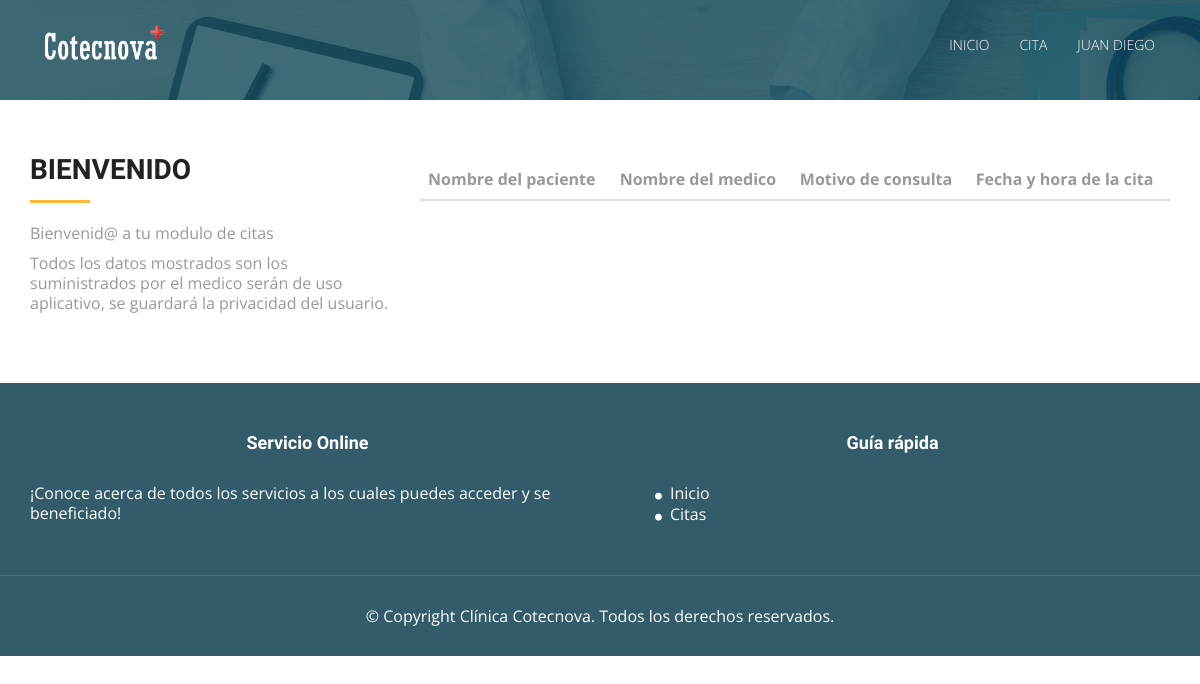
/ver_cita.php (signed in), run on an earlier commit of the app's database.
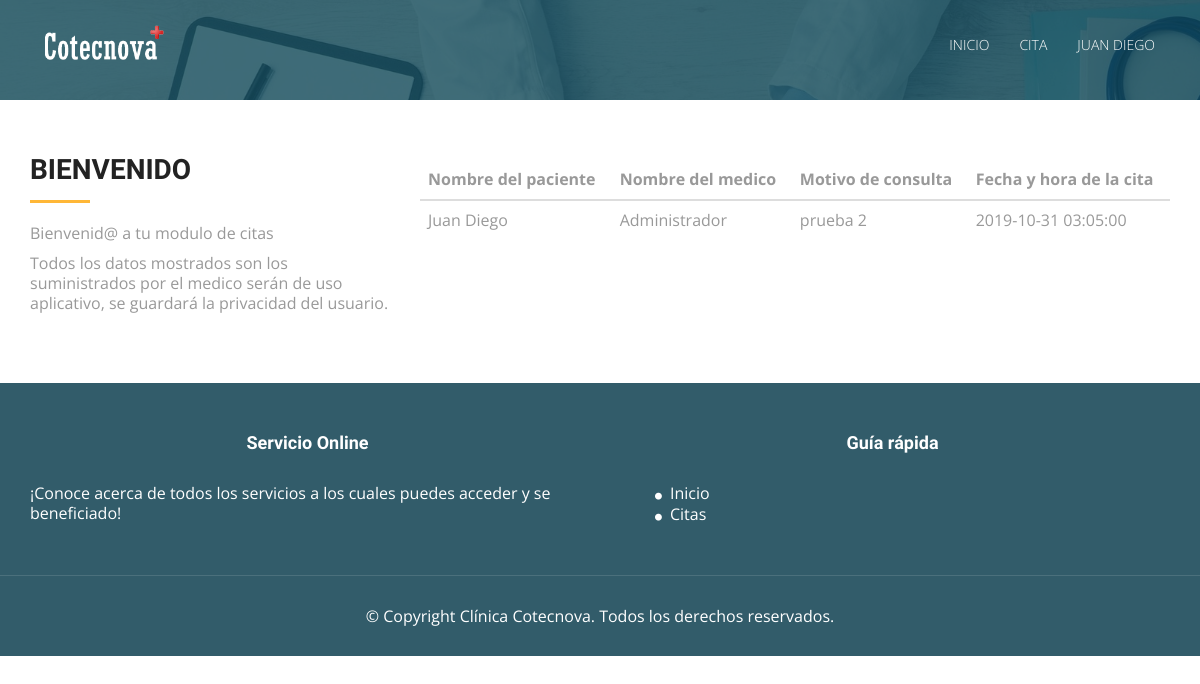
And on a later commit of the database.
### tables this page shows
CREATE TABLE `citas` (
  `id_cita` int(11) NOT NULL COMMENT 'clave primaria de la tabla cita',
  `fecha_hora` datetime NOT NULL COMMENT 'fecha de la cita (año-mes-dia)',
  `motivo_consulta` varchar(500) NOT NULL COMMENT 'motivo por el cual se pide la cita',
  `usuario_id` int(11) NOT NULL,
  `medico_id` int(11) NOT NULL,
  `estado` int(11) NOT NULL
);

CREATE TABLE `usuarios` (
  `id_usuario` int(11) NOT NULL COMMENT 'Clave primaria de la tabla usuario',
  `numero_documento` varchar(30) NOT NULL COMMENT 'Numero de identificacion del documento de la persona',
  `nombre_completo` varchar(100) NOT NULL COMMENT 'nombre completo de la persona',
  `apellidos` varchar(100) NOT NULL COMMENT 'apellidos de la persona',
  `contrasena` varchar(150) NOT NULL COMMENT 'contraseña encriptadda por md5',
  `tipo_documento_id` int(11) NOT NULL,
  `estado_civil_id` int(11) NOT NULL,
  `departamento_id` int(11) NOT NULL,
  `ciudad_id` int(11) NOT NULL,
  `tipo_Usuario_id` int(11) NOT NULL,
  `estado` int(11) NOT NULL COMMENT 'estado para ver si esta eliminado el usuario. 1. activo 2.inactivo'
);

CREATE TABLE `medicos` (
  `id_medico` int(11) NOT NULL COMMENT 'Clave primaria de la tabla medico',
  `numero_documento` varchar(30) NOT NULL COMMENT 'Numero de identificacion del documento de la persona',
  `nombre_completo` varchar(100) NOT NULL COMMENT 'nombre completo de la persona',
  `apellidos` varchar(100) NOT NULL COMMENT 'apellidos de la persona',
  `contrasena` varchar(150) NOT NULL COMMENT 'contraseña encriptadda por md5',
  `tipo_documento_id` int(11) NOT NULL,
  `estado_civil_id` int(11) NOT NULL,
  `tipos_medicos_id` int(11) NOT NULL,
  `tipo_Usuario_id` int(11) NOT NULL,
  `estado` int(11) NOT NULL COMMENT 'estado para ver si esta eliminado el usuario. 1. activo 2.inactivo'
);

### Modelo/MySQL.php (called while the page is built, shortened)
<?php
class MySQL{
    private $hostname  = "127.0.0.1";
    private $user = "root";
    private $password = "";
    private $database = "clinica_cotecnova";
    private $conexion;
    public function conectar(){
        $this->conexion = mysqli_connect($this->hostname, $this->user, $this->password, $this->database);
    }
    public function efectuarConsulta($consulta){
        mysqli_query($this->conexion, "SET lc_time_names = 'es_ES'" );
        mysqli_query($this->conexion, "SET NAMES 'utf8'");
        mysqli_query($this->conexion, "SET CHARACTER 'utf8'");
       $this->resultadoConsulta = mysqli_query($this->conexion, $consulta);
        return $this->resultadoConsulta;
    }
}

### ver_cita.php (the view, shortened to what the changed rows need)
<!DOCTYPE html>
<html lang="en">
<head>
  <link rel="stylesheet" type="text/css" href="css/font-awesome.min.css">
  <link rel="stylesheet" type="text/css" href="css/bootstrap.min.css">
  <link rel="stylesheet" type="text/css" href="css/style.css">
  <link rel="stylesheet" type="text/css" href="css/style2.css">
  <link rel="stylesheet" type="text/css" href="css/jquery.dataTables.min.css">
</head>
<body id="myPage" data-spy="scroll" data-target=".navbar" data-offset="60">
  <div id="container">
  <?php
    if(isset($_SESSION['tipousuario'])){
        include("header_index.php");
  ?>
  <?php
    if(isset($_SESSION['tipousuario'])){
        require_once 'Modelo/MySQL.php';
        $mysql = new MySQL;
        $mysql->conectar();
        if(isset($_SESSION['idMedico'])){
            $idMedico = $_SESSION['idMedico'];
            $citasMedico = $mysql->efectuarConsulta("SELECT DATEDIFF(clinica_cotecnova.citas.fecha_hora, DATE_FORMAT(NOW(),'%Y-%m-%d')) as diferencia_dias, clinica_cotecnova.usuarios.nombre_completo as paciente, clinica_cotecnova.medicos.nombre_completo as medico, clinica_cotecnova.citas.motivo_consulta, clinica_cotecnova.citas.fecha_hora from citas join usuarios  on clinica_cotecnova.citas.usuario_id = clinica_cotecnova.usuarios.id_usuario join medicos on clinica_cotecnova.citas.medico_id = clinica_cotecnova.medicos.id_medico where clinica_cotecnova.citas.medico_id = ".$idMedico." and clinica_cotecnova.citas.fecha_hora > DATE_FORMAT(NOW(),'%Y-%m-%d')");
        }
        else if($_SESSION['idUsuario']){
            $idUsuario = $_SESSION['idUsuario'];
            $citasUsuario = $mysql->efectuarConsulta("SELECT DATEDIFF(clinica_cotecnova.citas.fecha_hora, DATE_FORMAT(NOW(),'%Y-%m-%d')) as diferencia_dias, clinica_cotecnova.usuarios.nombre_completo as paciente, clinica_cotecnova.medicos.nombre_completo as medico, clinica_cotecnova.citas.motivo_consulta, clinica_cotecnova.citas.fecha_hora from citas join usuarios  on clinica_cotecnova.citas.usuario_id = clinica_cotecnova.usuarios.id_usuario join medicos on clinica_cotecnova.citas.medico_id = clinica_cotecnova.medicos.id_medico where clinica_cotecnova.citas.usuario_id = ".$idUsuario." and clinica_cotecnova.citas.fecha_hora > DATE_FORMAT(NOW(),'%Y-%m-%d')");
    }
        if($_SESSION['tipousuario'] == 1){
            ?>
                <section id="service" class="section-padding">
                  <div class="container">
                    <div class="row">
                      <div class="col-md-4 col-sm-4">
                        <h2 class="ser-title">Bienvenido</h2>
                        <hr class="botm-line">
                        <p>Bienvenid@ al ver citas</p>
                        <p>Todos los datos mostrados son los suministrados por el medico ser&aacute;n de uso aplicativo, se guardar&aacute; la privacidad del usuario.</p>
                      </div>
                      <div class="col-md-8 col-sm-8">
                        <div class="card">
                          <div class="card-body">
                            <form class="form-horizontal form-material">
                            <table id="ver_cita" class="table table-hover display">
                                <thead>
                                  <tr>
                                    <th scope="col">Nombre del paciente</th>
                                    <th scope="col">Nombre del medico</th>
                                    <th scope="col">Motivo de consulta</th>
                                    <th scope="col">Fecha y hora de la cita</th>
                                  </tr>
                                </thead>
                                <tbody>
                                <?php
                                if(!empty($citasMedico))
                                {
                                    while ($resultado= mysqli_fetch_assoc($citasMedico))
                                    {
                                        if($resultado['diferencia_dias'] == 1)
                                        {
                                ?>
                                    <tr style="color: red;">
                                        <td scope="row" ><?php echo $resultado['paciente'] ?></td>
                                        <td><?php echo $resultado['medico'] ?></td>
                                        <td><?php echo $resultado['motivo_consulta'] ?></td>
                                        <td><?php echo $resultado['fecha_hora'] ?></td>
                                    </tr>
                                <?php
                                        }else{
                                ?>
                                    <tr>
                                        <td scope="row" ><?php echo $resultado['paciente'] ?></td>
                                        <td><?php echo $resultado['medico'] ?></td>
                                        <td><?php echo $resultado['motivo_consulta'] ?></td>
                                        <td><?php echo $resultado['fecha_hora'] ?></td>
                                    </tr>
                                <?php
                                      }
                                    }
                                }
                                ?>
                                 </tbody>
                              </table>
                            </form>
                          </div>
                        </div>
                      </div>
                    </div>
                  </div>
                </section>
            <?php
        }else if($_SESSION['tipousuario'] == 2){
            ?>
                <section id="service" class="section-padding">
                  <div class="container">
                    <div class="row">
                      <div class="col-md-4 col-sm-4">
                        <h2 class="ser-title">Bienvenido</h2>
                      </div>
                      <div class="col-md-8 col-sm-8">
                        <div class="card">
                          <div class="card-body">
                            <form class="form-horizontal form-material">
                            <table id="dt_cliente" class="table table-hover display">
                                <thead>
                                  <tr>
                                    <th scope="col">Nombre del paciente</th>
                                    <th scope="col">Nombre del medico</th>
                                    <th scope="col">Motivo de consulta</th>
                                    <th scope="col">Fecha y hora de la cita</th>
                                  </tr>
                                </thead>
                                <?php
                                if(!empty($citasUsuario))
                                {
                                    while ($resultado= mysqli_fetch_assoc($citasUsuario)){
                                        if($resultado['diferencia_dias'] == 1)
                                        {
                                ?>
                                <tbody>
                                    <tr style="color: red;">
                                        <td scope="row"><?php echo $resultado['paciente'] ?></td>
                                        <td><?php echo $resultado['medico'] ?></td>
                                        <td><?php echo $resultado['motivo_consulta'] ?></td>
                                        <td><?php echo $resultado['fecha_hora'] ?></td>
                                    </tr>
                                </tbody>
                                <?php
                                     }
                                  else{
                                ?>
                                <tbody>
                                    <tr>
                                        <td><?php echo $resultado['paciente'] ?></td>
                                        <td><?php echo $resultado['medico'] ?></td>
                                        <td><?php echo $resultado['motivo_consulta'] ?></td>
                                        <td><?php echo $resultado['fecha_hora'] ?></td>
                                    </tr>
                                </tbody>
                                <?php
                                      }
                                    }
                                }
                                ?>
                              </table>
                            </form>
                          </div>
                        </div>
                      </div>
                    </div>
                  </div>
                </section>
            <?php
        }
    }
    ?>
  <?php
  include("footer.php");
  ?>
  <?php
    }else{
        header( "refresh:0;url=login.php" );
    }
    ?>
</body>
</html>

What changed in the data, as far as the page shows it:
now on this page (row edited): citas: usuarios.nombre_completo "Juan Diego", medicos.nombre_completo "Administrador", motivo_consulta "prueba 2", fecha_hora "2019-10-31 03:05:00"
